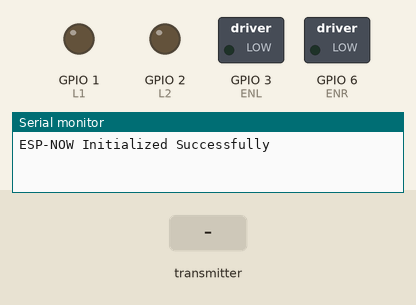
This sketch was run on a simulated ESP32. On the bench: switched loads named in the sketch (green lamp = pin HIGH), output pins drawn as LEDs (lit = HIGH), the last lines printed to the serial monitor. The inputs (shaded band) are chosen by the test bench. Pins used as bus, display or sensor lines are not drawn.

Above: at 1.2 s.
1.3 s: the transmitter starts sending btnValues = 1
At 1.6 s:
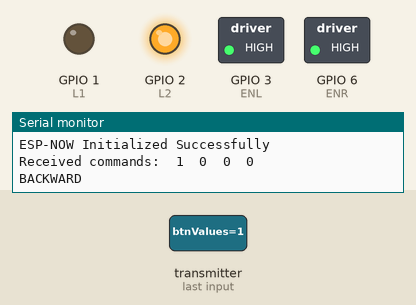
2.8 s: the transmitter starts sending btnValues = 0
At 3.9 s:
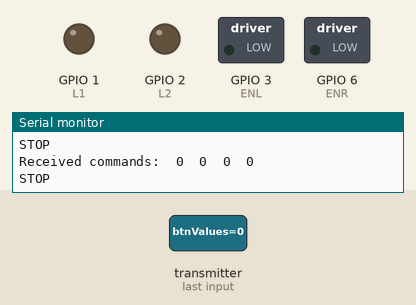
Timing chart, 0 to 5.8 s (numbered marks = the images above; inputs shaded):
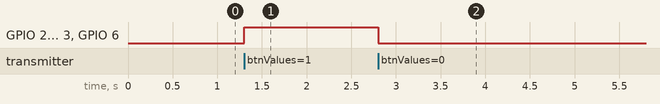

The sketch:

receiver.ino
```cpp
/*
  Code for receiver using ESP-NOW

  Made by: NIHAL T P
  GitHub: https://github.com/nihaltp
  LinkedIn: https://www.linkedin.com/in/nihal-tp/
*/

// Define ESP Boards
#define ESP8266 0
#define ESP32 1

// Define Motor Drivers
#define DRIVER_L298N 0
#define DRIVER_BTS 1

#define BOARD ESP8266              // TODO: Change to: ESP32
#define MOTOR_DRIVER DRIVER_L298N  // TODO: Change to: DRIVER_BTS
#define SERIAL_PORT true           // TODO: Change to: false

#if BOARD == ESP32
  // Board Manager URL: https://dl.espressif.com/dl/package_esp32_index.json
  #include <WiFi.h>        // ESP32 Library
  #include <esp_now.h>     // ESPNOW Library for ESP32
#elif BOARD == ESP8266
  // Board Manager URL: http://arduino.esp8266.com/stable/package_esp8266com_index.json
  #include <ESP8266WiFi.h> // ESP8266 Library
  #include <espnow.h>      // ESPNOW Library for ESP8266
#else
  #error "Unsupported BOARD value."
#endif

#warning "Verify pin assignments for motors before running the code."
#if BOARD == ESP32
  #if MOTOR_DRIVER == DRIVER_L298N
    const int L1  = 4;  // Left  1 // TODO: Change Pin
    const int L2  = 5;  // Left  2 // TODO: Change Pin
    const int R1  = 18; // Right 1 // TODO: Change Pin
    const int R2  = 19; // Right 2 // TODO: Change Pin
  #elif MOTOR_DRIVER == DRIVER_BTS
    // These pins should be able to handle 0-255 PWM
    const int L1  = 18; // Left  1 // TODO: Change Pin
    const int L2  = 19; // Left  2 // TODO: Change Pin
    const int R1  = 20; // Right 1 // TODO: Change Pin
    const int R2  = 21; // Right 2 // TODO: Change Pin
  #endif
#elif BOARD == ESP8266
  // These pins should be able to handle 0-255 PWM
  const int L1  = D0; // Left  1 // TODO: Change Pin
  const int L2  = D1; // Left  2 // TODO: Change Pin
  const int R1  = D3; // Right 1 // TODO: Change Pin
  const int R2  = D4; // Right 2 // TODO: Change Pin
#endif

#if MOTOR_DRIVER == DRIVER_L298N
  #if BOARD == ESP32
    // These pins should be able to handle 0-255 PWM
    const int ENL = 22; // Left Enable  // TODO: Change Pin
    const int ENR = 23; // Right Enable // TODO: Change Pin
  #elif BOARD == ESP8266
    const int ENL = D2; // Left Enable  // TODO: Change Pin
    const int ENR = D5; // Right Enable // TODO: Change Pin
  #endif
#endif

const int MAX_SPEED = 255;
const int HALF_SPEED = 127;
const int MIN_SPEED = 0;

#define debugPrint(x)  if (SERIAL_PORT) Serial.print(x)
#define debugPrintln(x) if (SERIAL_PORT) Serial.println(x)

typedef struct packetData {
  uint8_t btnValues;
} packetData;

packetData controls;

// MARK: setup
void setup() {
  Serial.begin(115200);
  WiFi.mode(WIFI_STA);

  // Initialize ESP-NOW
  int retryCount = 5;
  while (esp_now_init() != 0 && retryCount-- > 0) {
    Serial.println("Error initializing ESP-NOW. Retrying...");
    delay(1000);
  }
  if (retryCount <= 0) {
    Serial.println("ESP-NOW Initialization Failed! Restarting...");
    ESP.restart();
  } else {
    Serial.println("ESP-NOW Initialized Successfully");
  }

  esp_now_set_self_role(ESP_NOW_ROLE_SLAVE);
  esp_now_register_recv_cb(onReceive);

  pinMode(L1,  OUTPUT);
  pinMode(L2,  OUTPUT);
  pinMode(R1,  OUTPUT);
  pinMode(R2,  OUTPUT);

  #if MOTOR_DRIVER == DRIVER_L298N
    pinMode(ENL, OUTPUT);
    pinMode(ENR, OUTPUT);
  #endif

  #if BOARD == ESP32
    const int pwmFrequency = 5000;
    const int pwmResolution = 8;

    const int pwmChannels[] = {pwmChannelL1, pwmChannelL2, pwmChannelR1, pwmChannelR2};
    const int pwmPins[] = {0, 1, 2, 3};

    for (int i = 0; i < 4; i++) {
      ledcSetup(pwmChannels[i], pwmFrequency, pwmResolution);
      ledcAttachPin(pwmPins[i], pwmChannels[i]);
    }

    #if MOTOR_DRIVER == DRIVER_L298N
      const int pwmENChannels[] = {pwmChannelENL, pwmChannelENR};
      const int pwmENPins[] = {4, 5};

      for (int i = 0; i < 2; i++) {
        ledcSetup(pwmENChannels[i], pwmFrequency, pwmResolution);
        ledcAttachPin(pwmENPins[i], pwmENChannels[i]);
      }
    #endif
  #endif
}

void loop() {}

// MARK: onRecieve
void onReceive(uint8_t *mac_addr, uint8_t *incomingData, uint8_t len) {
  memcpy(&controls, incomingData, sizeof(controls));

  debugPrint  ("Received commands:\t");
  debugPrint  (bitRead(controls.btnValues, 0)); debugPrint("\t");
  debugPrint  (bitRead(controls.btnValues, 1)); debugPrint("\t");
  debugPrint  (bitRead(controls.btnValues, 2)); debugPrint("\t");
  debugPrintln(bitRead(controls.btnValues, 3));

  simpleMovements();
}

/**
 * Determines the direction of motor rotation based on control button states.
 * The function checks the states of four control buttons and sets the motor
 * rotation to move in different directions
 * It uses the rotateMotor function to set motor speeds accordingly.
 * If SERIAL_PORT is enabled, it prints the current direction to the Serial monitor.
 * since the buttons are set to INPUT_PULLUP, LOW is pressed and HIGH is released
 */

// MARK: simpleMovements
void simpleMovements() {
  // Extract the button states from the controls structure
  bool forward  = bitRead(controls.btnValues, 0);
  bool backward = bitRead(controls.btnValues, 1);
  bool left     = bitRead(controls.btnValues, 2);
  bool right    = bitRead(controls.btnValues, 3);

  // Determine the motor rotation based on button states
  if (!forward && backward) {
    if (!left && right) {
      rotateMotor(HALF_SPEED,MAX_SPEED);    // FORWARD LEFT
      debugPrintln("FORWARD LEFT");
    } else if (!right && left) {
      rotateMotor(MAX_SPEED,HALF_SPEED);    // FORWARD RIGHT
      debugPrintln("FORWARD RIGHT");
    } else {
      rotateMotor(MAX_SPEED,MAX_SPEED);     // FORWARD
      debugPrintln("FORWARD");
    }
  } else if (!backward && forward) {
    if (!left && right) {
      rotateMotor(-HALF_SPEED,-MAX_SPEED);  // BACKWARD LEFT
      debugPrintln("BACKWARD LEFT");
    } else if (!right && left) {
      rotateMotor(-MAX_SPEED,-HALF_SPEED);  // BACKWARD RIGHT
      debugPrintln("BACKWARD RIGHT");
    } else {
      rotateMotor(-MAX_SPEED,-MAX_SPEED);   // BACKWARD
      debugPrintln("BACKWARD");
    }
  } else if (!left && right) {
    rotateMotor(MIN_SPEED,-MAX_SPEED);      // LEFT
    debugPrintln("LEFT");
  } else if (!right && left) {
    rotateMotor(-MAX_SPEED,MIN_SPEED);      // RIGHT
    debugPrintln("RIGHT");
  } else {
    rotateMotor(MIN_SPEED,MIN_SPEED);       // STOP
    debugPrintln("STOP");
  }
}


/**
 * Rotates the motor based on the specified driver type and input speed values.
 *
 * @param x The speed value for the left motor.
 * @param y The speed value for the right motor.
 */

// MARK: rotateMotor
void rotateMotor(int x, int y) {
  #if MOTOR_DRIVER == DRIVER_BTS
    BTS_movements(x, y);
  #elif MOTOR_DRIVER == DRIVER_L298N
    L298N_movements(x, y);
  #else
    #error "Unsupported MOTOR_DRIVER value."
  #endif
}

/**
 * Sets the motor rotation speed based on the given values.
 * @param x speed for the left motor, positive for forward and negative for backward
 * @param y speed for the right motor, positive for forward and negative for backward
 */

// MARK: movements
#if MOTOR_DRIVER == DRIVER_BTS
void BTS_movements(int x, int y) {
  #if BOARD == ESP8266
    analogWrite(L1, max(0, x));
    analogWrite(L2, max(0, -x));
    analogWrite(R1, max(0, y));
    analogWrite(R2, max(0, -y));
  #elif BOARD == ESP32
    ledcWrite(pwmChannelL1, max(0, x));
    ledcWrite(pwmChannelL2, max(0, -x));
    ledcWrite(pwmChannelR1, max(0, y));
    ledcWrite(pwmChannelR2, max(0, -y));
  #endif
}
#elif MOTOR_DRIVER == DRIVER_L298N
void L298N_movements(int x, int y) {
  digitalWrite(L1, (x > 0) ? HIGH : LOW);
  digitalWrite(L2, (x < 0) ? HIGH : LOW);
  digitalWrite(R1, (y > 0) ? HIGH : LOW);
  digitalWrite(R2, (y < 0) ? HIGH : LOW);

  #if BOARD == ESP8266
    analogWrite(ENL, abs(x));
    analogWrite(ENR, abs(y));
  #elif BOARD == ESP32
    ledcWrite(pwmChannelENL, abs(x));
    ledcWrite(pwmChannelENR, abs(y));
  #endif
}
#endif
```

Measured:
- after the input at 1.3 s, GPIO 2 (L2), GPIO 3 (ENL), GPIO 6 (ENR): LOW → HIGH at once
- after the input at 2.8 s, GPIO 2 (L2), GPIO 3 (ENL), GPIO 6 (ENR): HIGH → LOW at once
